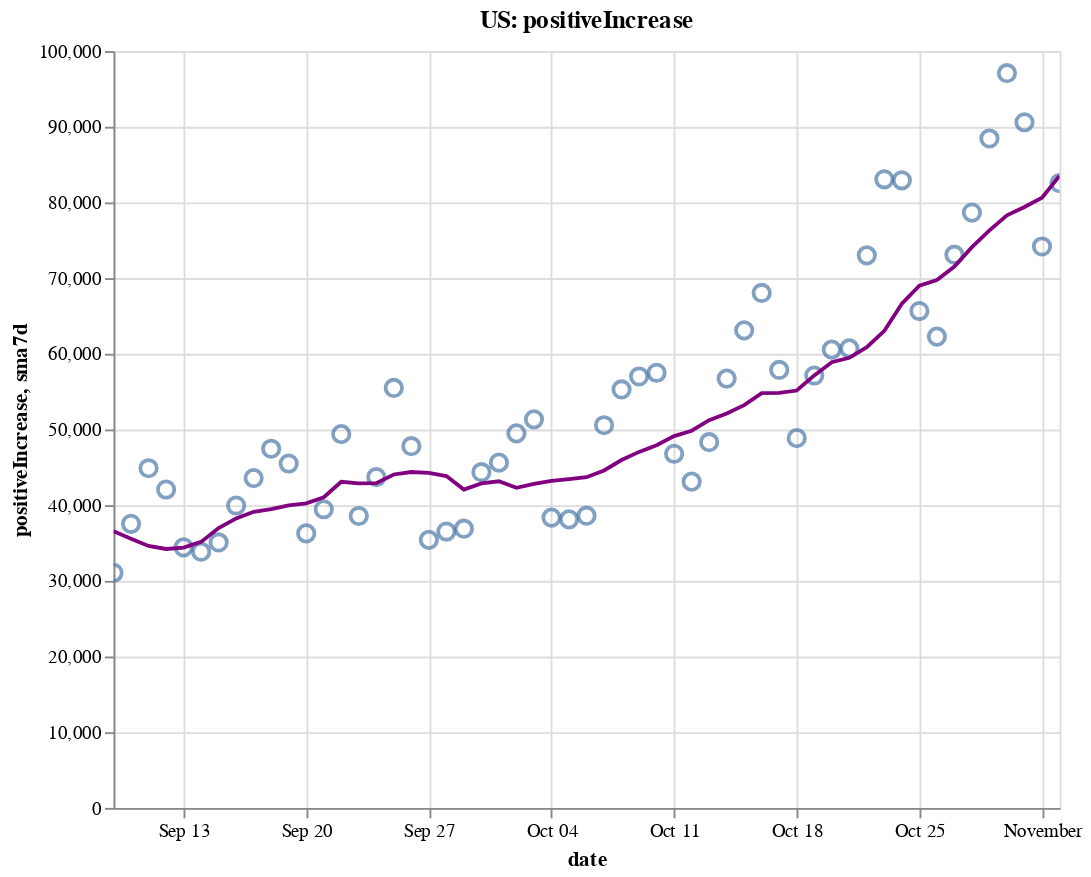

The notebook cell this image was saved under:
### Code cell
create_plot(us, 'positiveIncrease')

### Figure 1 — Vega-Lite specification as saved in the notebook (floating-point values rounded to 4 significant figures)
{"config": {"view": {"continuousWidth": 400, "continuousHeight": 300}}, "layer": [{"layer": [{"mark": {"type": "point", "size": 75}, "encoding": {"tooltip": [{"type": "temporal", "field": "date"}, {"type": "quantitative", "field": "positiveIncrease"}, {"type": "quantitative", "field": "sma7d"}], "x": {"type": "temporal", "field": "date"}, "y": {"type": "quantitative", "field": "positiveIncrease"}}, "selection": {"selector002": {"type": "interval", "bind": "scales", "encodings": ["x", "y"]}}}, {"mark": {"type": "line", "color": "purple"}, "encoding": {"x": {"type": "temporal", "field": "date"}, "y": {"type": "quantitative", "field": "sma7d"}}}]}, {"mark": {"type": "rule", "color": "#aaa"}, "encoding": {"x": {"type": "temporal", "field": "date"}}, "transform": [{"filter": {"selection": "selector001"}}]}, {"mark": "circle", "encoding": {"opacity": {"condition": {"value": 1, "selection": "selector001"}, "value": 0}, "tooltip": [{"type": "temporal", "field": "date"}, {"type": "quantitative", "field": "positiveIncrease"}, {"type": "quantitative", "field": "sma7d"}], "x": {"type": "temporal", "field": "date"}, "y": {"type": "quantitative", "field": "positiveIncrease"}}, "selection": {"selector001": {"type": "single", "encodings": ["x"], "on": "mouseover", "nearest": true, "empty": "none"}}}, {"mark": {"type": "text", "align": "left", "dx": 5, "dy": -5, "stroke": "white", "strokeWidth": 2}, "encoding": {"text": {"type": "quantitative", "field": "positiveIncrease"}, "tooltip": [{"type": "temporal", "field": "date"}, {"type": "quantitative", "field": "positiveIncrease"}, {"type": "quantitative", "field": "sma7d"}], "x": {"type": "temporal", "field": "date"}, "y": {"type": "quantitative", "field": "positiveIncrease"}}, "transform": [{"filter": {"selection": "selector001"}}]}, {"mark": {"type": "text", "align": "left", "dx": 5, "dy": -5}, "encoding": {"text": {"type": "quantitative", "field": "positiveIncrease"}, "tooltip": [{"type": "temporal", "field": "date"}, {"type": "quantitative", "field": "positiveIncrease"}, {"type": "quantitative", "field": "sma7d"}], "x": {"type": "temporal", "field": "date"}, "y": {"type": "quantitative", "field": "positiveIncrease"}}, "transform": [{"filter": {"selection": "selector001"}}]}], "data": {"name": "data-83d6acbb652c7b109f5882c4c00f0f18"}, "height": 400, "title": "US: positiveIncrease", "width": 500, "$schema": "https://vega.github.io/schema/vega-lite/v4.8.1.json", "datasets": {"data-83d6acbb652c7b109f5882c4c00f0f18": [{"date": "2020-09-09T00:00:00", "totalTestResultsIncrease": 703600.0, "positiveIncrease": 31060.0, "death": 182800.0, "deathIncrease": 1084.0, "positiveRate": 0.044, "state": "US", "sma7d": 36570.0}, {"date": "2020-09-10T00:00:00", "totalTestResultsIncrease": 778700.0, "positiveIncrease": 37540.0, "death": 183900.0, "deathIncrease": 1170.0, "positiveRate": 0.048, "state": "US", "sma7d": 35560.0}, {"date": "2020-09-11T00:00:00", "totalTestResultsIncrease": 920000.0, "positiveIncrease": 44880.0, "death": 185000.0, "deathIncrease": 1018.0, "positiveRate": 0.049, "state": "US", "sma7d": 34610.0}, {"date": "2020-09-12T00:00:00", "totalTestResultsIncrease": 994300.0, "positiveIncrease": 42070.0, "death": 185800.0, "deathIncrease": 810.0, "positiveRate": 0.042, "state": "US", "sma7d": 34210.0}, {"date": "2020-09-13T00:00:00", "totalTestResultsIncrease": 772600.0, "positiveIncrease": 34420.0, "death": 186200.0, "deathIncrease": 390.0, "positiveRate": 0.045, "state": "US", "sma7d": 34400.0}, {"date": "2020-09-14T00:00:00", "totalTestResultsIncrease": 501200.0, "positiveIncrease": 33850.0, "death": 186600.0, "deathIncrease": 404.0, "positiveRate": 0.068, "state": "US", "sma7d": 35150.0}, {"date": "2020-09-15T00:00:00", "totalTestResultsIncrease": 812800.0, "positiveIncrease": 35070.0, "death": 187600.0, "deathIncrease": 1031.0, "positiveRate": 0.043, "state": "US", "sma7d": 36980.0}, {"date": "2020-09-16T00:00:00", "totalTestResultsIncrease": 826600.0, "positiveIncrease": 39950.0, "death": 188800.0, "deathIncrease": 1200.0, "positiveRate": 0.048, "state": "US", "sma7d": 38250.0}, {"date": "2020-09-17T00:00:00", "totalTestResultsIncrease": 964300.0, "positiveIncrease": 43580.0, "death": 189700.0, "deathIncrease": 863.0, "positiveRate": 0.045, "state": "US", "sma7d": 39120.0}, {"date": "2020-09-18T00:00:00", "totalTestResultsIncrease": 1093000.0, "positiveIncrease": 47460.0, "death": 190600.0, "deathIncrease": 901.0, "positiveRate": 0.043, "state": "US", "sma7d": 39490.0}, {"date": "2020-09-19T00:00:00", "totalTestResultsIncrease": 1177000.0, "positiveIncrease": 45500.0, "death": 191300.0, "deathIncrease": 740.0, "positiveRate": 0.039, "state": "US", "sma7d": 39980.0}, {"date": "2020-09-20T00:00:00", "totalTestResultsIncrease": 979000.0, "positiveIncrease": 36270.0, "death": 191600.0, "deathIncrease": 327.0, "positiveRate": 0.037, "state": "US", "sma7d": 40240.0}, {"date": "2020-09-21T00:00:00", "totalTestResultsIncrease": 775400.0, "positiveIncrease": 39460.0, "death": 191900.0, "deathIncrease": 287.0, "positiveRate": 0.051, "state": "US", "sma7d": 41040.0}, {"date": "2020-09-22T00:00:00", "totalTestResultsIncrease": 850800.0, "positiveIncrease": 49380.0, "death": 192800.0, "deathIncrease": 854.0, "positiveRate": 0.058, "state": "US", "sma7d": 43090.0}, {"date": "2020-09-23T00:00:00", "totalTestResultsIncrease": 1010000.0, "positiveIncrease": 38570.0, "death": 193900.0, "deathIncrease": 1159.0, "positiveRate": 0.038, "state": "US", "sma7d": 42890.0}, {"date": "2020-09-24T00:00:00", "totalTestResultsIncrease": 1038000.0, "positiveIncrease": 43710.0, "death": 194800.0, "deathIncrease": 921.0, "positiveRate": 0.042, "state": "US", "sma7d": 42910.0}, {"date": "2020-09-25T00:00:00", "totalTestResultsIncrease": 1113000.0, "positiveIncrease": 55490.0, "death": 195700.0, "deathIncrease": 844.0, "positiveRate": 0.05, "state": "US", "sma7d": 44050.0}, {"date": "2020-09-26T00:00:00", "totalTestResultsIncrease": 1123000.0, "positiveIncrease": 47790.0, "death": 196600.0, "deathIncrease": 869.0, "positiveRate": 0.043, "state": "US", "sma7d": 44380.0}, {"date": "2020-09-27T00:00:00", "totalTestResultsIncrease": 905900.0, "positiveIncrease": 35420.0, "death": 196900.0, "deathIncrease": 307.0, "positiveRate": 0.039, "state": "US", "sma7d": 44260.0}, {"date": "2020-09-28T00:00:00", "totalTestResultsIncrease": 1165000.0, "positiveIncrease": 36510.0, "death": 197100.0, "deathIncrease": 257.0, "positiveRate": 0.031, "state": "US", "sma7d": 43840.0}, {"date": "2020-09-29T00:00:00", "totalTestResultsIncrease": 914700.0, "positiveIncrease": 36890.0, "death": 197900.0, "deathIncrease": 739.0, "positiveRate": 0.04, "state": "US", "sma7d": 42050.0}, {"date": "2020-09-30T00:00:00", "totalTestResultsIncrease": 904500.0, "positiveIncrease": 44360.0, "death": 198900.0, "deathIncrease": 1061.0, "positiveRate": 0.049, "state": "US", "sma7d": 42880.0}, {"date": "2020-10-01T00:00:00", "totalTestResultsIncrease": 998300.0, "positiveIncrease": 45620.0, "death": 199800.0, "deathIncrease": 851.0, "positiveRate": 0.046, "state": "US", "sma7d": 43150.0}, {"date": "2020-10-02T00:00:00", "totalTestResultsIncrease": 1242000.0, "positiveIncrease": 49480.0, "death": 200600.0, "deathIncrease": 835.0, "positiveRate": 0.04, "state": "US", "sma7d": 42300.0}, {"date": "2020-10-03T00:00:00", "totalTestResultsIncrease": 1100000.0, "positiveIncrease": 51340.0, "death": 201400.0, "deathIncrease": 741.0, "positiveRate": 0.047, "state": "US", "sma7d": 42800.0}, {"date": "2020-10-04T00:00:00", "totalTestResultsIncrease": 1029000.0, "positiveIncrease": 38360.0, "death": 201700.0, "deathIncrease": 363.0, "positiveRate": 0.037, "state": "US", "sma7d": 43220.0}, {"date": "2020-10-05T00:00:00", "totalTestResultsIncrease": 990800.0, "positiveIncrease": 38120.0, "death": 202000.0, "deathIncrease": 326.0, "positiveRate": 0.038, "state": "US", "sma7d": 43450.0}, {"date": "2020-10-06T00:00:00", "totalTestResultsIncrease": 907200.0, "positiveIncrease": 38610.0, "death": 202700.0, "deathIncrease": 634.0, "positiveRate": 0.043, "state": "US", "sma7d": 43700.0}, {"date": "2020-10-07T00:00:00", "totalTestResultsIncrease": 973500.0, "positiveIncrease": 50560.0, "death": 203600.0, "deathIncrease": 916.0, "positiveRate": 0.052, "state": "US", "sma7d": 44580.0}, {"date": "2020-10-08T00:00:00", "totalTestResultsIncrease": 1150000.0, "positiveIncrease": 55290.0, "death": 204600.0, "deathIncrease": 986.0, "positiveRate": 0.048, "state": "US", "sma7d": 45970.0}, {"date": "2020-10-09T00:00:00", "totalTestResultsIncrease": 1201000.0, "positiveIncrease": 57000.0, "death": 205500.0, "deathIncrease": 893.0, "positiveRate": 0.047, "state": "US", "sma7d": 47040.0}, {"date": "2020-10-10T00:00:00", "totalTestResultsIncrease": 1247000.0, "positiveIncrease": 57490.0, "death": 206100.0, "deathIncrease": 665.0, "positiveRate": 0.046, "state": "US", "sma7d": 47920.0}, {"date": "2020-10-11T00:00:00", "totalTestResultsIncrease": 1083000.0, "positiveIncrease": 46790.0, "death": 206600.0, "deathIncrease": 466.0, "positiveRate": 0.043, "state": "US", "sma7d": 49130.0}, {"date": "2020-10-12T00:00:00", "totalTestResultsIncrease": 1064000.0, "positiveIncrease": 43110.0, "death": 206900.0, "deathIncrease": 287.0, "positiveRate": 0.041, "state": "US", "sma7d": 49840.0}, {"date": "2020-10-13T00:00:00", "totalTestResultsIncrease": 1041000.0, "positiveIncrease": 48320.0, "death": 207600.0, "deathIncrease": 690.0, "positiveRate": 0.046, "state": "US", "sma7d": 51220.0}, {"date": "2020-10-14T00:00:00", "totalTestResultsIncrease": 1042000.0, "positiveIncrease": 56720.0, "death": 208400.0, "deathIncrease": 811.0, "positiveRate": 0.054, "state": "US", "sma7d": 52100.0}, {"date": "2020-10-15T00:00:00", "totalTestResultsIncrease": 1103000.0, "positiveIncrease": 63100.0, "death": 209300.0, "deathIncrease": 951.0, "positiveRate": 0.057, "state": "US", "sma7d": 53220.0}, {"date": "2020-10-16T00:00:00", "totalTestResultsIncrease": 1230000.0, "positiveIncrease": 68040.0, "death": 210200.0, "deathIncrease": 877.0, "positiveRate": 0.055, "state": "US", "sma7d": 54800.0}, {"date": "2020-10-17T00:00:00", "totalTestResultsIncrease": 1295000.0, "positiveIncrease": 57870.0, "death": 211000.0, "deathIncrease": 780.0, "positiveRate": 0.045, "state": "US", "sma7d": 54850.0}, {"date": "2020-10-18T00:00:00", "totalTestResultsIncrease": 1056000.0, "positiveIncrease": 48860.0, "death": 211400.0, "deathIncrease": 393.0, "positiveRate": 0.046, "state": "US", "sma7d": 55150.0}, {"date": "2020-10-19T00:00:00", "totalTestResultsIncrease": 1131000.0, "positiveIncrease": 57130.0, "death": 211800.0, "deathIncrease": 456.0, "positiveRate": 0.051, "state": "US", "sma7d": 57150.0}, {"date": "2020-10-20T00:00:00", "totalTestResultsIncrease": 948900.0, "positiveIncrease": 60560.0, "death": 212700.0, "deathIncrease": 832.0, "positiveRate": 0.064, "state": "US", "sma7d": 58900.0}, {"date": "2020-10-21T00:00:00", "totalTestResultsIncrease": 939600.0, "positiveIncrease": 60710.0, "death": 213700.0, "deathIncrease": 1024.0, "positiveRate": 0.065, "state": "US", "sma7d": 59470.0}, {"date": "2020-10-22T00:00:00", "totalTestResultsIncrease": 1219000.0, "positiveIncrease": 73010.0, "death": 214800.0, "deathIncrease": 1143.0, "positiveRate": 0.06, "state": "US", "sma7d": 60880.0}, {"date": "2020-10-23T00:00:00", "totalTestResultsIncrease": 1379000.0, "positiveIncrease": 83060.0, "death": 215800.0, "deathIncrease": 917.0, "positiveRate": 0.06, "state": "US", "sma7d": 63030.0}, {"date": "2020-10-24T00:00:00", "totalTestResultsIncrease": 1322000.0, "positiveIncrease": 82920.0, "death": 216700.0, "deathIncrease": 890.0, "positiveRate": 0.063, "state": "US", "sma7d": 66610.0}, {"date": "2020-10-25T00:00:00", "totalTestResultsIncrease": 1192000.0, "positiveIncrease": 65650.0, "death": 217000.0, "deathIncrease": 377.0, "positiveRate": 0.055, "state": "US", "sma7d": 69010.0}, {"date": "2020-10-26T00:00:00", "totalTestResultsIncrease": 1201000.0, "positiveIncrease": 62270.0, "death": 217400.0, "deathIncrease": 389.0, "positiveRate": 0.052, "state": "US", "sma7d": 69740.0}, {"date": "2020-10-27T00:00:00", "totalTestResultsIncrease": 1081000.0, "positiveIncrease": 73100.0, "death": 218300.0, "deathIncrease": 931.0, "positiveRate": 0.068, "state": "US", "sma7d": 71530.0}, {"date": "2020-10-28T00:00:00", "totalTestResultsIncrease": 1086000.0, "positiveIncrease": 78660.0, "death": 219400.0, "deathIncrease": 1025.0, "positiveRate": 0.072, "state": "US", "sma7d": 74100.0}, {"date": "2020-10-29T00:00:00", "totalTestResultsIncrease": 1325000.0, "positiveIncrease": 88450.0, "death": 220400.0, "deathIncrease": 1049.0, "positiveRate": 0.067, "state": "US", "sma7d": 76300.0}, {"date": "2020-10-30T00:00:00", "totalTestResultsIncrease": 1362000.0, "positiveIncrease": 97080.0, "death": 221400.0, "deathIncrease": 933.0, "positiveRate": 0.071, "state": "US", "sma7d": 78310.0}, {"date": "2020-10-31T00:00:00", "totalTestResultsIncrease": 1374000.0, "positiveIncrease": 90590.0, "death": 222300.0, "deathIncrease": 963.0, "positiveRate": 0.066, "state": "US", "sma7d": 79400.0}, {"date": "2020-11-01T00:00:00", "totalTestResultsIncrease": 1140000.0, "positiveIncrease": 74180.0, "death": 222700.0, "deathIncrease": 391.0, "positiveRate": 0.065, "state": "US", "sma7d": 80620.0}, {"date": "2020-11-02T00:00:00", "totalTestResultsIncrease": 1313000.0, "positiveIncrease": 82540.0, "death": 223100.0, "deathIncrease": 475.0, "positiveRate": 0.063, "state": "US", "sma7d": 83520.0}]}}
